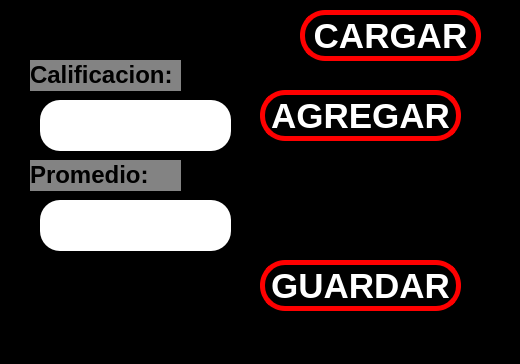
<?xml version="1.0" encoding="UTF-8"?>
<ui version="4.0">
 <class>MainWindow</class>
 <widget class="QMainWindow" name="MainWindow">
  <property name="geometry">
   <rect>
    <x>0</x>
    <y>0</y>
    <width>520</width>
    <height>364</height>
   </rect>
  </property>
  <property name="font">
   <font>
    <pointsize>17</pointsize>
   </font>
  </property>
  <property name="windowTitle">
   <string>MainWindow</string>
  </property>
  <property name="styleSheet">
   <string notr="true">background-color: rgb(0, 0, 0);</string>
  </property>
  <widget class="QWidget" name="centralwidget">
   <widget class="QPushButton" name="btn_agregar">
    <property name="geometry">
     <rect>
      <x>260</x>
      <y>90</y>
      <width>201</width>
      <height>51</height>
     </rect>
    </property>
    <property name="font">
     <font>
      <pointsize>26</pointsize>
      <weight>75</weight>
      <bold>true</bold>
     </font>
    </property>
    <property name="styleSheet">
     <string notr="true">background-color: rgb(0, 0, 0);
color: rgb(255, 255, 255);
border-radius:25px;
border: 5px solid red;</string>
    </property>
    <property name="text">
     <string>AGREGAR</string>
    </property>
   </widget>
   <widget class="QLineEdit" name="txt_calificacion">
    <property name="geometry">
     <rect>
      <x>40</x>
      <y>100</y>
      <width>191</width>
      <height>51</height>
     </rect>
    </property>
    <property name="font">
     <font>
      <pointsize>25</pointsize>
      <weight>75</weight>
      <bold>true</bold>
     </font>
    </property>
    <property name="styleSheet">
     <string notr="true">border-radius:20px;
background-color: rgb(255, 255, 255);</string>
    </property>
    <property name="text">
     <string/>
    </property>
    <property name="alignment">
     <set>Qt::AlignCenter</set>
    </property>
   </widget>
   <widget class="QLabel" name="label">
    <property name="geometry">
     <rect>
      <x>30</x>
      <y>60</y>
      <width>151</width>
      <height>31</height>
     </rect>
    </property>
    <property name="styleSheet">
     <string notr="true">background-color: rgb(131, 131, 131);</string>
    </property>
    <property name="text">
     <string>&lt;html&gt;&lt;head/&gt;&lt;body&gt;&lt;p&gt;&lt;span style=&quot; font-size:18pt; font-weight:700;&quot;&gt;Calificacion:&lt;/span&gt;&lt;/p&gt;&lt;/body&gt;&lt;/html&gt;</string>
    </property>
   </widget>
   <widget class="QLineEdit" name="txt_promedio">
    <property name="geometry">
     <rect>
      <x>40</x>
      <y>200</y>
      <width>191</width>
      <height>51</height>
     </rect>
    </property>
    <property name="font">
     <font>
      <pointsize>25</pointsize>
      <weight>75</weight>
      <bold>true</bold>
     </font>
    </property>
    <property name="styleSheet">
     <string notr="true">border-radius:20px;
background-color: rgb(255, 255, 255);</string>
    </property>
    <property name="text">
     <string/>
    </property>
    <property name="alignment">
     <set>Qt::AlignCenter</set>
    </property>
   </widget>
   <widget class="QLabel" name="label_3">
    <property name="geometry">
     <rect>
      <x>30</x>
      <y>160</y>
      <width>151</width>
      <height>31</height>
     </rect>
    </property>
    <property name="styleSheet">
     <string notr="true">background-color: rgb(131, 131, 131);</string>
    </property>
    <property name="text">
     <string>&lt;html&gt;&lt;head/&gt;&lt;body&gt;&lt;p&gt;&lt;span style=&quot; font-size:18pt; font-weight:700;&quot;&gt;Promedio:&lt;/span&gt;&lt;/p&gt;&lt;/body&gt;&lt;/html&gt;</string>
    </property>
   </widget>
   <widget class="QPushButton" name="btn_guardar">
    <property name="geometry">
     <rect>
      <x>260</x>
      <y>260</y>
      <width>201</width>
      <height>51</height>
     </rect>
    </property>
    <property name="font">
     <font>
      <pointsize>26</pointsize>
      <weight>75</weight>
      <bold>true</bold>
     </font>
    </property>
    <property name="styleSheet">
     <string notr="true">background-color: rgb(0, 0, 0);
color: rgb(255, 255, 255);
border-radius:25px;
border: 5px solid red;</string>
    </property>
    <property name="text">
     <string>GUARDAR</string>
    </property>
   </widget>
   <widget class="QPushButton" name="btn_cargar">
    <property name="geometry">
     <rect>
      <x>300</x>
      <y>10</y>
      <width>181</width>
      <height>51</height>
     </rect>
    </property>
    <property name="font">
     <font>
      <pointsize>26</pointsize>
      <weight>75</weight>
      <bold>true</bold>
     </font>
    </property>
    <property name="styleSheet">
     <string notr="true">background-color: rgb(0, 0, 0);
color: rgb(255, 255, 255);
border-radius:25px;
border: 5px solid red;</string>
    </property>
    <property name="text">
     <string>CARGAR</string>
    </property>
   </widget>
  </widget>
  <widget class="QMenuBar" name="menubar">
   <property name="geometry">
    <rect>
     <x>0</x>
     <y>0</y>
     <width>520</width>
     <height>21</height>
    </rect>
   </property>
  </widget>
  <widget class="QStatusBar" name="statusbar"/>
 </widget>
 <resources/>
 <connections/>
</ui>
